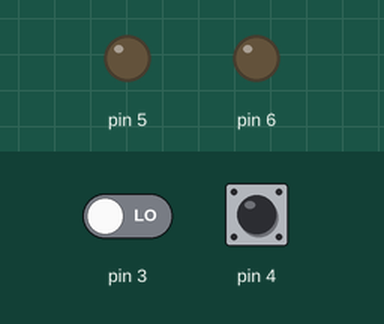
Recording of a sketch running on a simulated Arduino Uno, built with avr-gcc and run on an emulated ATmega328P. On the bench: output pins drawn as LEDs (lit = HIGH). The inputs (shaded band) are chosen by the test bench; at power-on: pin 3 LOW, pin 4 HIGH.

Above: at 1.2 s.
1.3 s: pin 3 driven HIGH
At 1.6 s:
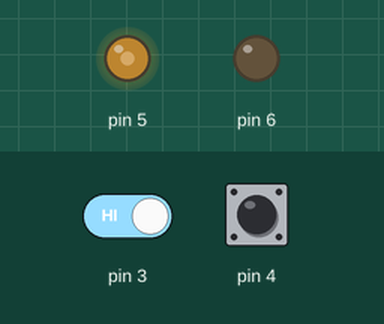
Timing chart, 0 to 4.3 s (numbered marks = the images above; inputs shaded):
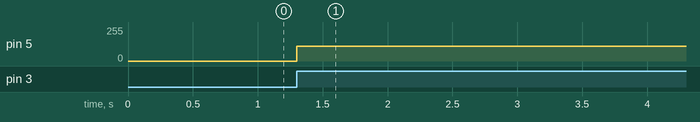

The sketch:

sketch_mar16c.ino
```cpp
int i = 110;
void setup() {
  // put your setup code here, to run once:
pinMode(5,OUTPUT);
pinMode(6,OUTPUT);
pinMode(4,INPUT);
pinMode(3,INPUT);

}
void motor(int i)
{
  analogWrite(5,i);
  analogWrite(6,0);

}

void loop() {

if(digitalRead(4)==LOW )
{
  while(digitalRead(4)==LOW )
    i = i +48;
}
if(digitalRead(3)==LOW )
{
  while(digitalRead(3)==LOW )
    i = i -48;
}
if(i>=254)
{
  i=255;
}
if(i<=109)
{
  i=110;
}
motor(i);

}
```

Measured:
- after the input at 1.3 s, pin 5: 0/255 → 110/255 at once
